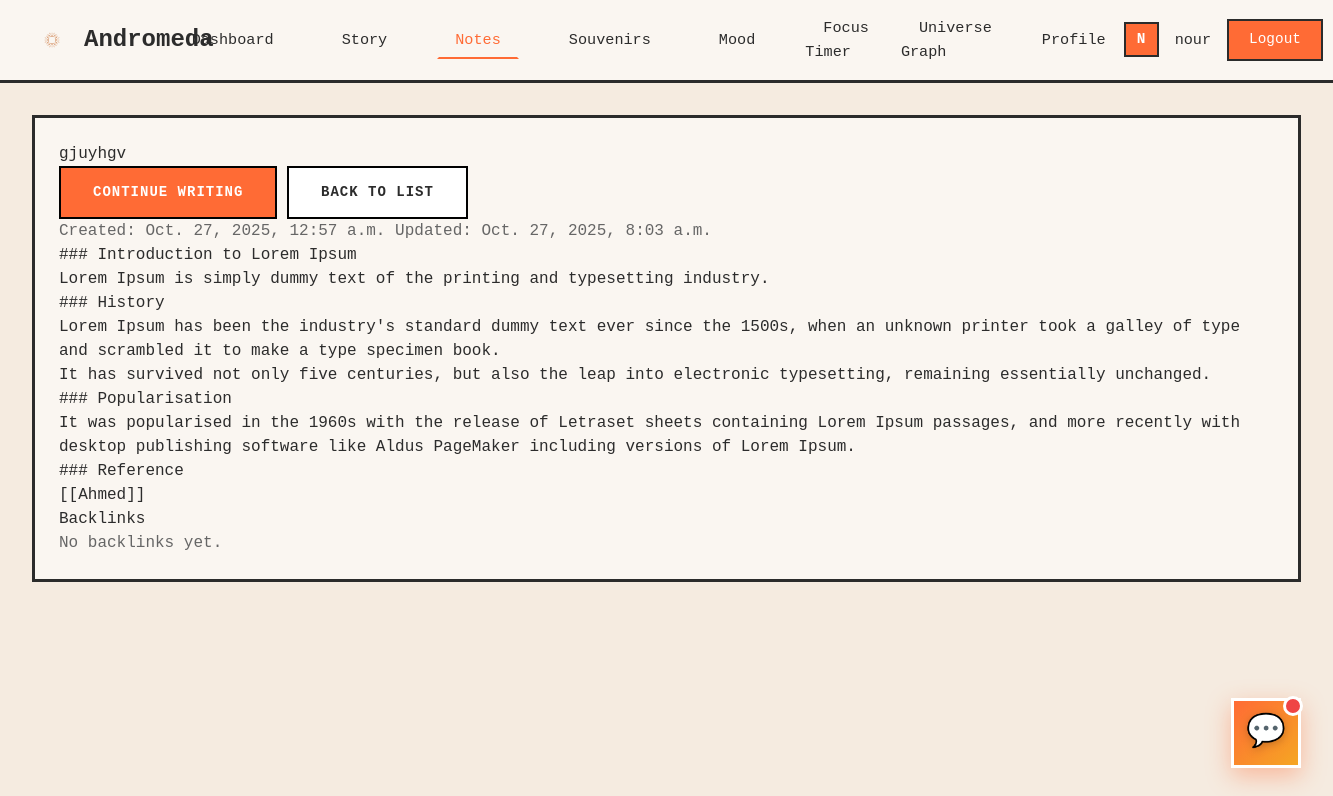
/dashboard/notes/3/ (signed in), run on an earlier commit of the app's database.
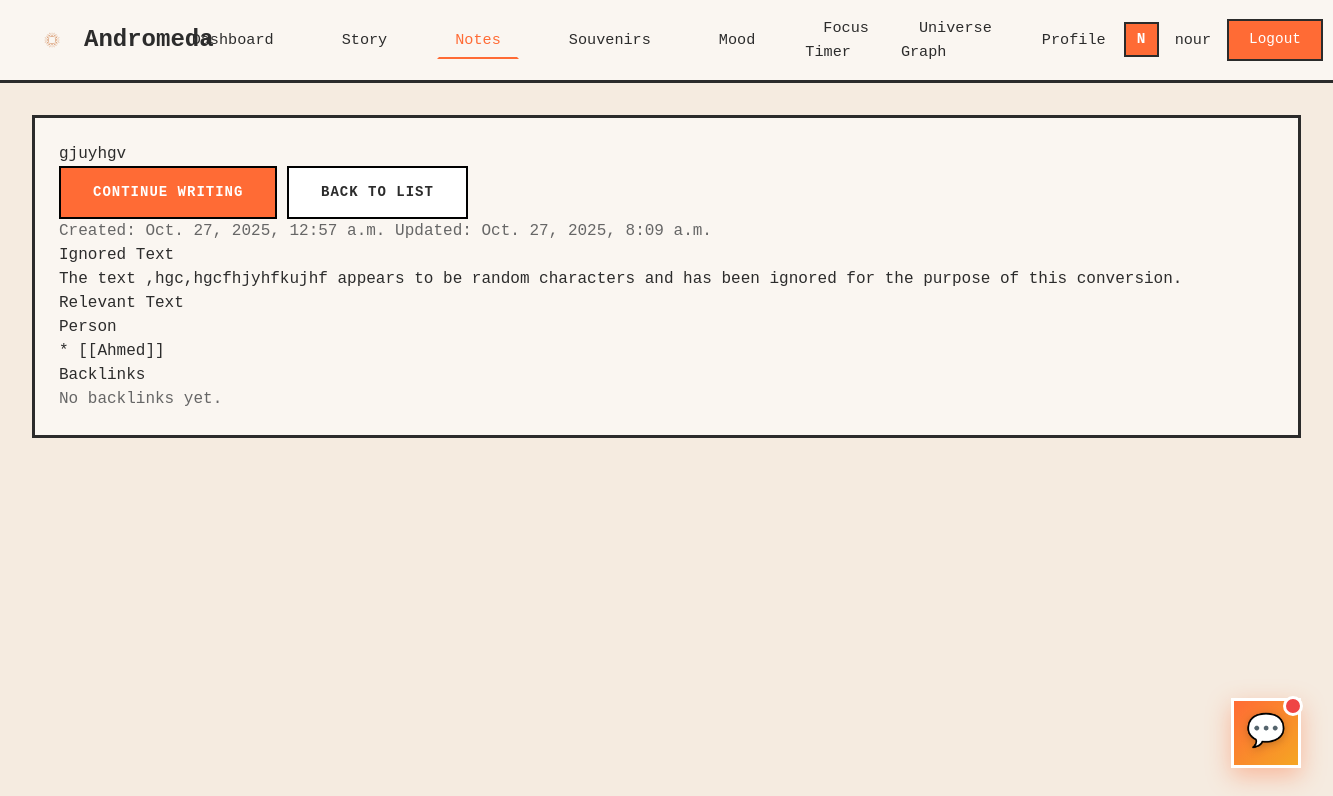
And on a later commit of the database.
### core/models.py (models this page shows, shortened)
class User(AbstractUser):
    avatar_url = models.URLField(blank=True, null=True)
    groups = models.ManyToManyField(
        'auth.Group',
        verbose_name='groups',
        blank=True,
        help_text='The groups this user belongs to.',
        related_name='core_users',
        related_query_name='core_user',
    )
    user_permissions = models.ManyToManyField(
        'auth.Permission',
        verbose_name='user permissions',
        blank=True,
        help_text='Specific permissions for this user.',
        related_name='core_users',
        related_query_name='core_user',
    )

### notes/models.py (models this page shows, shortened)
class Note(models.Model):
    user = models.ForeignKey(settings.AUTH_USER_MODEL, on_delete=models.CASCADE, related_name='user_notes')
    title = models.CharField(max_length=255)
    slug = models.SlugField(max_length=255, blank=True)
    content = models.TextField(blank=True)
    tags = models.ManyToManyField(Tag, blank=True, related_name='notes')
    is_pinned = models.BooleanField(default=False)
    is_archived = models.BooleanField(default=False)
    is_deleted = models.BooleanField(default=False)  # Soft delete
    created_at = models.DateTimeField(auto_now_add=True)
    updated_at = models.DateTimeField(auto_now=True)
    deleted_at = models.DateTimeField(null=True, blank=True)
    class Meta:
        ordering = ['-is_pinned', '-updated_at']
        indexes = [
            models.Index(fields=['user', '-updated_at']),
            models.Index(fields=['user', 'is_deleted']),
        ]
    def get_backlinks(self):
        return self.incoming_links.all()

### notes/views.py (the view)
# urls.py: path('<int:note_id>/', views.note_detail, name='detail'),
@login_required
def note_detail(request, note_id):
    note = get_object_or_404(Note, id=note_id, user=request.user, is_deleted=False)
    backlinks = note.get_backlinks()
    return render(request, 'notes/note_detail.html', {
        'note': note,
        'backlinks': backlinks
    })

### notes/templates/notes/note_detail.html (shortened to what this page needs)
{% extends 'base.html' %}
{% load static %}
{% block extra_css %}
<link rel="stylesheet" href="{% static 'css/notes-editor.css' %}">
{% endblock %}
{% block content %}
<div class="note-detail-container card">
    <div class="note-detail-header">
        <h1 class="note-title">{{ note.title }}</h1>
        <div class="note-actions">
            <a href="{% url 'notes:edit' note.id %}" class="btn-primary">CONTINUE WRITING</a>
            <a href="{% url 'notes:list' %}" class="btn-secondary">BACK TO LIST</a>
        </div>
    </div>
    <div class="note-meta muted-text">
        <span>Created: {{ note.created_at }}</span>
        <span>Updated: {{ note.updated_at }}</span>
    </div>
    <div class="note-content">
        {{ note.content|linebreaks }}
    </div>
    <aside class="note-backlinks">
        <h3>Backlinks</h3>
        {% if backlinks %}
            <ul>
            {% for b in backlinks %}
                <li><a href="{% url 'notes:detail' b.id %}">{{ b.title }}</a></li>
            {% endfor %}
            </ul>
        {% else %}
            <p class="muted-text">No backlinks yet.</p>
        {% endif %}
    </aside>
</div>
{% endblock %}

### core/templates/base.html (shortened to what this page needs)
{% extends "core/dashboard_base.html" %}

### core/templates/core/dashboard_base.html (shortened to what this page needs)
<!doctype html>
{% load static %}
<html lang="en">
<head>
    <script src="https://cdn.tailwindcss.com"></script>
    <link rel="stylesheet" href="{% static 'css/chase.css' %}">
    {% block extra_css %}{% endblock %}
</head>
<body>
    <nav class="navbar">
        <a href="{% url 'core:dashboard' %}" class="navbar-brand">
            <img src="{% static 'assets/logo.png' %}" alt="Andromeda Logo" onerror="this.style.display='none';">
            Andromeda
        </a>
        <ul class="navbar-menu" id="navbarMenu">
            <li><a href="{% url 'core:dashboard' %}" class="{% if request.resolver_match.url_name == 'dashboard' %}active{% endif %}">Dashboard</a></li>
            <li><a href="{% url 'core:story_inspiration' %}" class="{% if request.resolver_match.url_name == 'story_inspiration' %}active{% endif %}">Story</a></li>
            <li><a href="{% url 'notes:list' %}" class="{% if '/dashboard/notes/' in request.path %}active{% endif %}">Notes</a></li>
            <li><a href="{% url 'core:memories_dashboard' %}" class="{% if request.resolver_match.url_name == 'memories_dashboard' %}active{% endif %}">Souvenirs</a></li>
            <li><a href="{% url 'core:mood' %}" class="{% if request.resolver_match.url_name == 'mood' %}active{% endif %}">Mood</a></li>
            <li><a href="/focus/" class="{% if '/focus/' in request.path %}active{% endif %}">Focus Timer</a></li>
            <li><a href="/graph/" class="{% if '/graph/' in request.path %}active{% endif %}">Universe Graph</a></li>
            <li><a href="{% url 'core:profile' %}" class="{% if request.resolver_match.url_name == 'profile' %}active{% endif %}">Profile</a></li>
        </ul>
        <div class="navbar-user">
            {% if user.is_authenticated %}
                <div class="navbar-avatar">{{ user.username|slice:":1"|upper }}</div>
                <span class="navbar-username">{{ user.username }}</span>
                <form method="post" action="{% url 'logout' %}" style="display: inline;">
                    <button type="submit" class="btn-logout" style="margin: 0;">Logout</button>
                </form>
            {% else %}
                <a href="{% url 'login' %}" class="btn-logout">Login</a>
            {% endif %}
        </div>
    </nav>
    <div class="dashboard-container">
        {% block content %}{% endblock %}
    </div>
    <div id="chatbotFloat" onclick="toggleChatbot()" style="
        position: fixed;
        bottom: 2rem;
        right: 2rem;
        width: 70px;
        height: 70px;
        background: linear-gradient(135deg, var(--accent-orange) 0%, #f5a623 100%);
        border-radius: 50%;
        display: flex;
        align-items: center;
        justify-content: center;
        box-shadow: 0 8px 24px rgba(255, 107, 53, 0.4);
        cursor: pointer;
        transition: all 0.4s cubic-bezier(0.4, 0, 0.2, 1);
        z-index: 9999;
        border: 3px solid white;
        animation: floatPulse 3s ease-in-out infinite;
    " onmouseover="this.style.transform='scale(1.15) rotate(10deg)'; this.style.boxShadow='0 12px 32px rgba(255, 107, 53, 0.6)'" onmouseout="this.style.transform='scale(1) rotate(0deg)'; this.style.boxShadow='0 8px 24px rgba(255, 107, 53, 0.4)'">
        <span style="font-size: 2rem; filter: drop-shadow(0 2px 4px rgba(0,0,0,0.2));">💬</span>
    </div>
</body>
</html>

### static/css/notes-editor.css (style rules this page uses)
:root { --bg-beige: #F5F1E8; --card-white: #FFFFFF; --border-black: #000000; --primary-orange: #FF8C42; --text-dark: #2C2C2C; --text-muted: #666666; }
.muted-text { color: var(--text-muted); }
* { border-radius: 0 !important; }

### core/templates/core/dashboard_base.html (style rules this page uses)
:root { --page-bg: #f5ebe0; --panel-bg: #faf6f1; --border-color: #2b2b2b; --accent-orange: #ff6b35; --text-dark: #2b2b2b; --text-gray: #6b7280; --separator-color: #d4c5b9; }
* { margin: 0; padding: 0; box-sizing: border-box; }
html { font-size: 16px; scroll-behavior: smooth; }
body { background: var(--page-bg) !important; color: var(--text-dark) !important; font-family: 'Courier New', monospace; -webkit-font-smoothing: antialiased; min-height: 100vh; }
.navbar { background: var(--panel-bg); border-bottom: 3px solid var(--border-color); padding: 1rem 2rem; display: flex; align-items: center; justify-content: space-between; position: sticky; top: 0; z-index: 1000; }
.navbar-brand { display: flex; align-items: center; gap: 0.75rem; font-size: 1.5rem; font-weight: bold; color: var(--text-dark); text-decoration: none; }
.navbar-brand img { width: 40px; height: 40px; object-fit: contain; }
.navbar-menu { display: flex; align-items: center; gap: 2rem; list-style: none; }
.navbar-menu a { color: var(--text-dark); text-decoration: none; font-size: 0.95rem; transition: color 0.2s ease; padding: 0.5rem 1rem; border: 2px solid transparent; }
.navbar-menu a.active { color: var(--accent-orange); border-bottom: 2px solid var(--accent-orange); }
.navbar-user { display: flex; align-items: center; gap: 1rem; }
.navbar-avatar { width: 35px; height: 35px; border-radius: 50%; background: var(--accent-orange); color: white; display: flex; align-items: center; justify-content: center; font-weight: bold; font-size: 0.9rem; border: 2px solid var(--border-color); }
.navbar-username { font-size: 0.95rem; color: var(--text-dark); }
.btn-logout { padding: 0.5rem 1.25rem; background: var(--accent-orange); color: white; border: 2px solid var(--border-color); cursor: pointer; font-family: 'Courier New', monospace; font-size: 0.9rem; transition: opacity 0.2s ease; text-decoration: none; display: inline-block; }
.dashboard-container { max-width: 1400px; margin: 0 auto; padding: 2rem; }
.card { background: var(--panel-bg); border: 3px solid var(--border-color); padding: 1.5rem; margin-bottom: 1.5rem; }
.btn-primary { background: var(--accent-orange); color: #FFFFFF; border: 2px solid #000000; border-radius: 0px; padding: 14px 32px; font-size: 14px; font-weight: 700; text-transform: uppercase; letter-spacing: 1px; cursor: pointer; transition: all 0.2s; box-shadow: none; font-family: 'Courier New', monospace; text-decoration: none; display: inline-block; }
.btn-secondary { background:#FFFFFF; color:var(--text-dark); border:2px solid #000000; border-radius:0; padding:14px 32px; font-size:14px; font-weight:700; text-transform:uppercase; letter-spacing:1px; cursor:pointer; transition: all 0.2s; font-family: 'Courier New', monospace; text-decoration: none; display: inline-block; }
#chatbotFloat::before { content: ''; position: absolute; top: -5px; right: -5px; width: 20px; height: 20px; background: #ef4444; border-radius: 50%; border: 3px solid white; animation: pulse 2s ease-in-out infinite; }

What changed in the data, as far as the page shows it:
changed Note "gjuyhgv": updated_at "Oct. 27, 2025, 8:03 a.m." → "Oct. 27, 2025, 8:09 a.m."; content "### Introduction to Lorem Ipsum Lorem Ipsum is simply dummy text of the printing and typesetting industry. ### History Lorem Ipsum has been the industry's standard dummy text ever since the 1500s, when an unknown printer took a galley of type and scrambled it to make a type specimen book. It has survived not only five centuries, but also the leap into electronic typesetting, remaining essentially unchanged. ### Popularisation It was popularised in the 1960s with the release of Letraset sheets containing Lorem Ipsum passages, and more recently with desktop publishing software like Aldus PageMaker including versions of Lorem Ipsum. ### Reference [[Ahmed]]" → "Ignored Text The text ,hgc,hgcfhjyhfkujhf appears to be random characters and has been ignored for the purpose of this conversion. Relevant Text Person * [[Ahmed]]"
